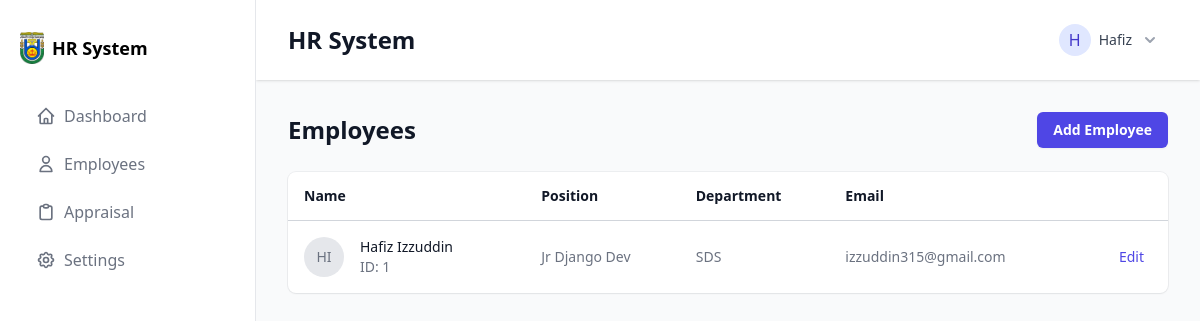
The app's page /employees/ (signed in), older data.
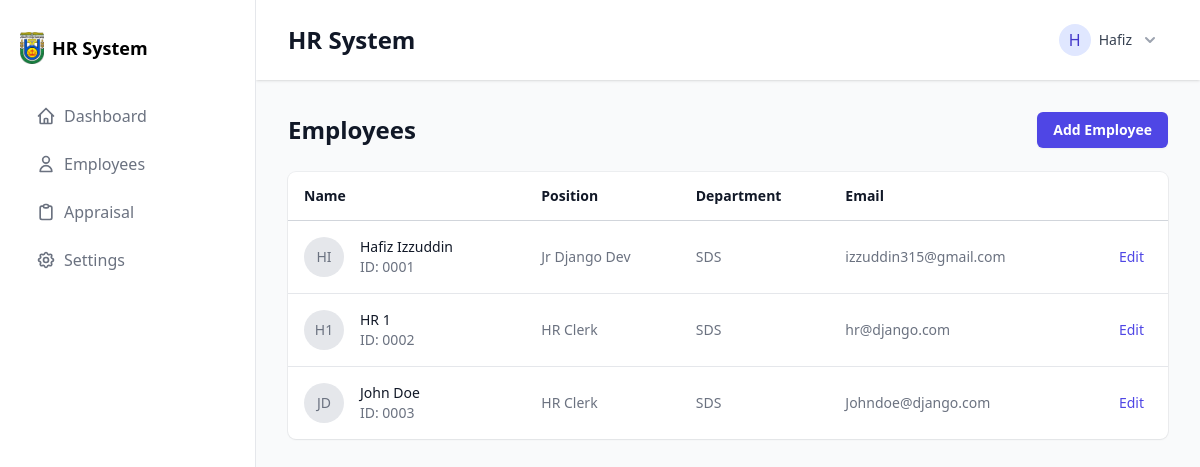
The same page, newer data.
### employees/models.py (models this page shows, shortened)
class Employee(models.Model):
    GENDER_CHOICES = [
        ('M', 'Male'),
        ('F', 'Female'),
        ('O', 'Other'),
        ('N', 'Prefer not to say'),
    ]
    gender = models.CharField(
        max_length=1,
        choices=GENDER_CHOICES,
        blank=True,
        null=True
    )
    employee_id = models.CharField(max_length=10, unique=True)
    user = models.OneToOneField(User, on_delete=models.CASCADE)
    first_name = models.CharField(max_length=100)
    last_name = models.CharField(max_length=100)
    email = models.EmailField(unique=True)
    phone_number = models.CharField(max_length=15)
    date_of_birth = models.DateField()
    hire_date = models.DateField()
    position = models.CharField(max_length=100)
    department = models.ForeignKey(Department, on_delete=models.SET_NULL, null=True)
    salary = models.DecimalField(max_digits=10, decimal_places=2)
    employee_status = models.CharField(max_length=50, choices=[('active', 'Active'), ('on_leave', 'On Leave'), ('inactive', 'Inactive')], default='active')
    roles = models.ManyToManyField('auth.Group', blank=True)
    address = models.TextField()
    profile_picture = models.ImageField(upload_to='employee_pics/', blank=True, null=True)

class Department(models.Model):
    name = models.CharField(max_length=100)
    description = models.TextField(blank=True)
    def __str__(self):
        return self.name

### employees/views.py (the view)
# urls.py: path('', EmployeeListView.as_view(), name='employee_list'),
class EmployeeListView(LoginRequiredMixin, ListView):
    model = Employee
    template_name = 'employees/employee_list.html'
    context_object_name = 'employees'
    login_url = 'login'  # Redirect to login if user is not authenticated

### employees/templates/employees/employee_list.html (shortened to what this page needs)
{% extends "base.html" %}
{% block content %}
<div class="space-y-6">
    <div class="flex items-center justify-between">
        <h1 class="text-2xl font-bold text-gray-900">Employees</h1>
        <a href="{% url 'employees:employee_create' %}" class="rounded-md bg-indigo-600 px-4 py-2 text-sm font-semibold text-white shadow-sm hover:bg-indigo-500">
            Add Employee
        </a>
    </div>
    <div class="bg-white shadow-sm ring-1 ring-gray-900/5 sm:rounded-lg">
        <table class="min-w-full divide-y divide-gray-300">
            <thead>
                <tr>
                    <th scope="col" class="py-3.5 pl-4 pr-3 text-left text-sm font-semibold text-gray-900">Name</th>
                    <th scope="col" class="px-3 py-3.5 text-left text-sm font-semibold text-gray-900">Position</th>
                    <th scope="col" class="px-3 py-3.5 text-left text-sm font-semibold text-gray-900">Department</th>
                    <th scope="col" class="px-3 py-3.5 text-left text-sm font-semibold text-gray-900">Email</th>
                    <th scope="col" class="relative py-3.5 pl-3 pr-4 sm:pr-6">
                    </th>
                </tr>
            </thead>
            <tbody class="divide-y divide-gray-200">
                {% for employee in employees %}
                <tr>
                    <td class="whitespace-nowrap py-4 pl-4 pr-3 text-sm">
                        <div class="flex items-center">
                            <div class="h-10 w-10 flex-shrink-0">
                                <div class="h-10 w-10 rounded-full bg-gray-200 flex items-center justify-center">
                                    <span class="text-gray-500 font-medium">{{ employee.first_name|first }}{{ employee.last_name|first }}</span>
                                </div>
                            </div>
                            <div class="ml-4">
                                <div class="font-medium text-gray-900">{{ employee.first_name }} {{ employee.last_name }}</div>
                                <div class="text-gray-500">ID: {{ employee.employee_id }}</div>
                            </div>
                        </div>
                    </td>
                    <td class="whitespace-nowrap px-3 py-4 text-sm text-gray-500">{{ employee.position }}</td>
                    <td class="whitespace-nowrap px-3 py-4 text-sm text-gray-500">{{ employee.department }}</td>
                    <td class="whitespace-nowrap px-3 py-4 text-sm text-gray-500">{{ employee.email }}</td>
                    <td class="relative whitespace-nowrap py-4 pl-3 pr-4 text-right text-sm font-medium sm:pr-6">
                        <a href="{% url 'employees:employee_edit' employee.id %}" class="text-indigo-600 hover:text-indigo-900">Edit</a>
                    </td>
                </tr>
                {% empty %}
                <tr>
                    <td colspan="5" class="px-3 py-4 text-sm text-gray-500 text-center">No employees found.</td>
                </tr>
                {% endfor %}
            </tbody>
        </table>
    </div>
</div>
{% endblock %}

### templates/base.html (shortened to what this page needs)
<!DOCTYPE html>
<html lang="en">
<head>
    <script src="https://cdn.tailwindcss.com"></script>
</head>
<body class="bg-gray-50">
    <div class="flex min-h-screen">
        {% include 'sidebar.html' %}
        <div class="flex-1 flex flex-col">
            <header class="bg-white shadow">
                <div class="flex justify-between items-center px-8 py-4">
                    <h1 class="text-2xl font-semibold text-gray-900">
                        {% block header %} HR System {% endblock %}
                    </h1>
                    {% if user.is_authenticated %}
                    <div class="relative" x-data="{ open: false }">
                        <button type="button"
                                @click="open = !open"
                                class="flex items-center gap-2 bg-white p-2 rounded-md hover:bg-gray-50"
                                id="user-menu-button">
                            <div class="h-8 w-8 rounded-full bg-indigo-100 flex items-center justify-center">
                                <span class="text-indigo-700 font-medium">{{ user.username|first|upper }}</span>
                            </div>
                            <span class="text-sm text-gray-700">{{ user.username }}</span>
                            <svg class="h-5 w-5 text-gray-400" viewBox="0 0 20 20" fill="currentColor">
                                <path fill-rule="evenodd" d="M5.293 7.293a1 1 0 011.414 0L10 10.586l3.293-3.293a1 1 0 111.414 1.414l-4 4a1 1 0 01-1.414 0l-4-4a1 1 0 010-1.414z" clip-rule="evenodd" />
                            </svg>
                        </button>
                    </div>
                    {% endif %}
                </div>
            </header>
            <main class="flex-1 p-8">
                {% block content %}{% endblock %}
            </main>
        </div>
    </div>
</body>
</html>

### templates/sidebar.html (shortened to what this page needs)
{% load static %}
<aside class="fixed left-0 top-0 flex h-screen w-64 flex-col overflow-y-auto border-r bg-white px-5 py-8">
  <div class="flex items-center gap-2">
    <img src="{% static 'images/logo.png' %}" alt="Logo" class="h-8 w-6" />
    <span class="text-lg font-semibold">HR System</span>
  </div>
  <nav class="mt-8 flex flex-1 flex-col">
    <ul class="space-y-2">
      <li>
        <a href="/" class="flex items-center gap-2 rounded-lg px-4 py-2 text-gray-500 hover:bg-gray-100 hover:text-gray-700">
          <span>Dashboard</span>
        </a>
      </li>
       {% if perms.employees.view_employee %}
       <li>
         <a href="/employees/" class="flex items-center gap-2 rounded-lg px-4 py-2 text-gray-500 hover:bg-gray-100 hover:text-gray-700">
           <span>Employees</span>
         </a>
       </li>
       {% endif %}
      {% if perms.appraisals.view_appraisal %}
      <li>
        <a href="/appraisals/" class="flex items-center gap-2 rounded-lg px-4 py-2 text-gray-500 hover:bg-gray-100 hover:text-gray-700">
          <span>Appraisal</span>
        </a>
      </li>
      {% endif %}
      <li>
        <a href="/settings" class="flex items-center gap-2 rounded-lg px-4 py-2 text-gray-500 hover:bg-gray-100 hover:text-gray-700">
          <span>Settings</span>
        </a>
      </li>
    </ul>
  </nav>
</aside>

Row changes from the older to the newer data that the page shows:
changed Employee "Hafiz": employee_id "1" → "0001"
added Employee: first_name|first "H", last_name|first "1", first_name "HR", last_name "1", employee_id "0002", position "HR Clerk", department "SDS", email "hr@django.com"
added Employee: first_name|first "J", last_name|first "D", first_name "John", last_name "Doe", employee_id "0003", position "HR Clerk", department "SDS", email "Johndoe@django.com"
